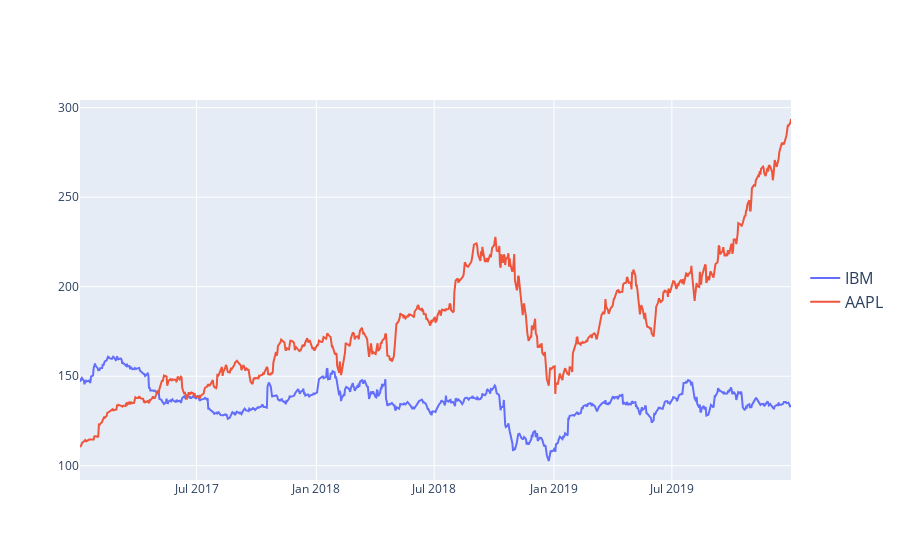

The cell this chart's notebook holds for it:
### Code cell
import plotly.graph_objects as go
import numpy as np

fig = go.Figure()

fig.add_trace(go.Scatter(x = df['Date'], y=df['IBM'], name="IBM", line_shape='linear'))
fig.add_trace(go.Scatter(x = df['Date'], y=df['AAPL'], name="AAPL", line_shape='linear'))

#fig.update_traces(hoverinfo='text', mode='lines+markers')
fig.update_layout(legend=dict(y=0.5,  font_size=16))

fig.show()

### Figure 1 — Plotly figure (JSON) as saved in the notebook; plotly's stock layout.template omitted (floating-point values rounded to 4 significant figures; data arrays with more than 128 entries replaced by an {"elided": "..."} marker saying what was removed)
{"data": [{"line": {"shape": "linear"}, "name": "IBM", "type": "scatter", "x": {"elided": "754 str values"}, "y": {"elided": "754 float values"}}, {"line": {"shape": "linear"}, "name": "AAPL", "type": "scatter", "x": {"elided": "754 str values"}, "y": {"elided": "754 float values"}}], "layout": {"legend": {"font": {"size": 16}, "y": 0.5}}}
